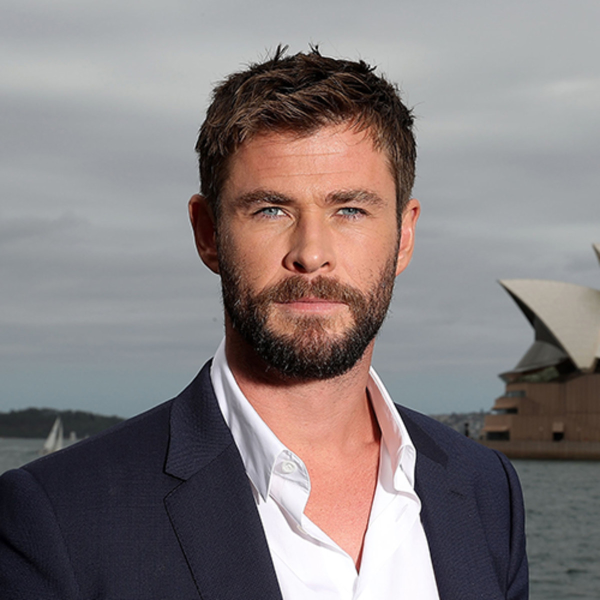
#> input picture 0.jpg, 1200 x 1200 px (shown at 1/2 size); its folder holds only this picture in this run
$ jupyter execute --allow-errors 'image similarity.ipynb'
#> lines starting #> are read from the running program, lines starting #| are printed output that depends on the picture
#> further down, image is the input picture: shape (1200, 1200, 3); mean B, G, R 125.3, 124.9, 132.9
#> `faces = face_cascade.detectMultiScale(imageRGB, 1.25, 5)`: faces = [[398, 240, 449, 449]]
#| Number of faces detected: 1
#> the loop `for f in faces:` made 1 pass
#> pass 1, `face = imageRGB[y:y+h, x:x+w]`:
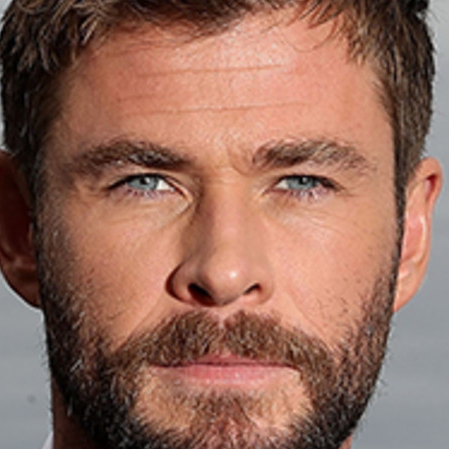
#> face: shape (449, 449, 3); mean R, G, B 147.3, 105.8, 90.9
# Tugas Pengenalan Pola Citra

Almas Fauzia Wibawa (17/409427/PA/17734)

 ----------------------------------------------------------------------------------------------------------------------

Dalam mengerjakan tugas ini, saya akan menggunakan 5 citra wajah. Kelima citra tersebut akan melalui proses preprocessing, ekstrak fitur warna, dan perhitungan similaritas.

Sebagai gambaran, citra wajah yang saya gunakan saya beri nama file dari 0 sampai 4. Kesemuanya adalah citra aktor dan aktris Hollywood, secara berurutan yaitu: (1) Chris Hemsworth, (2) Liam Hemsworth, (3) Emma Watson, (4) Lupita Nyong'o, dan (5) Idris Elba. Alasan dipilihnya kelima orang itu adalah:

1.   Chris Hemsworth = bersaudara dengan Liam Hemsworth (citra kedua) dan mewakili individu laki-laki berkulit putih.
2.   Liam Hemsworth = bersaudara dengan Chris Hemsworth (citra pertama) dan mewakili individu laki-laki berkulit putih.
3.   Emma Watson = mewakili individu perempuan berkulit putih.
4.   Lupita Nyong'o = mewakili individu perempuan berkulit hitam.
5.   Idris Elba = mewakili individu laki-laki berkulit hitam.

Terdapat beberapa kesamaan yang dimiliki kelima individu tersebut. Diharapkan, dapat dilihat kesamaan yang mana yang ditangkap dengan membandingkan fitur warna pada kelima citra wajah mereka.

### 1. Import Library

Pertama dan yang utama, saya perlu terlebih dahulu meng-import library yang akan saya gunakan di sepanjang proses preprocessing, ekstraksi fitur, dan menghitung similaritas.

Saya menggunakan library Numpy untuk mengolah piksel citra dengan array, CV2 untuk mengolah citranya, dan pandas untuk menampilkan tabel perbandingan nilai similaritasnya.

[cell 1]
import numpy as np
import cv2
import pandas

### 2. Preprocessing

Yang selanjutnya saya lakukan adalah preprocessing. Karena kelima citra yang saya gunakan sama jenisnya, yaitu wajah, preprocessing yang dilakukan kepada kelima citra tersebut pun juga akan sama. Oleh karena itu, saya akan menggunakan perulangan untuk preprocessing-nya.

Pada proses preprocessing ini, pertama-tama, saya akan meng-import citra yang akan diolah. Kemudian, saya akan lakukan deteksi wajah. Selanjutnya, berdasarkan deteksi wajah tersebut, saya akan potong citra agar hanya wajah yang ditampilkan. Saya juga perlu menyamakan ukuran citra setelah preprocessing. Oleh karena itu, saya akan menyimpan ukuran terkecil citra hasil pemotongan di dalam variabel minSize. Kelima citra hasil pemotongan akan kemudian saya resize dengan ukuran citra terkecil tersebut.

Saya tidak melakukan perubahan warna ke grayscale karena fitur yang akan diekstrak adalah fitur warna. Dengan begitu, perubahan citra ke grayscale menjadi hal yang tidak perlu dilakukan.

[cell 2]
minSize = 0
images = []
n = 5

#> (the rest of this cell did not finish here and is left out)

### 3. Ekstraksi Fitur Warna

Setelah dilakukan preprocessing, dilakukan ekstraksi fitur. Fitur yang akan diekstrak kali ini adalah fitur warna pada piksel. Fitur dari setiap citra disimpan masing-masing dalam satu array numpy, yang kemudian disatukan dalam satu array. Piksel disimpan dalam bentuk RGB.

[cell 3]
pixels = []
#> (the rest of this cell did not finish here and is left out)

### 4. Menghitung Similaritas

Saya sudah mendapatkan fitur warna dari kelima citra hasil preprocessing. Yang selanjutnya dilakukan adalah menghitung similaritas antara kelima citra tersebut.

Perhitungan similaritas yang saya gunakan adalah perhitungan jarak dengan metode Euclidean Distance. Setelah ditemukan similaritasnya, akan langsung saya tampilkan tabel perbandingannya.

[cell 4]
#fungsi perhitungan Euclidean Distance
def euclidean(img1, img2):
    if (img1.shape != img2.shape):
        return False
    else:
        distance = 0
        n = img1.shape[0]
        m = img1.shape[1]

        for i in range(n):
            for j in range(m):
                distance = np.sum((img1[i][j]-img2[i][j])**2)**0.5
        return distance

[cell 5]
similarity = [[None for i in range(n)] for j in range(n)]
#> similarity = 5 items

#menghitung similaritas antar citra
#> (the rest of this cell did not finish here and is left out)
